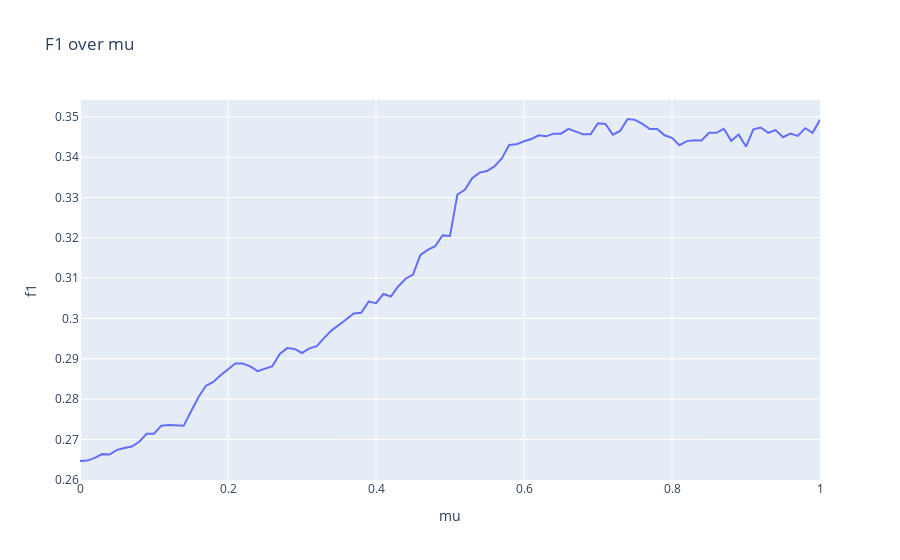

Notebook code for this chart:
### Code cell
evaluate_bertserini(dnom=100, ranker_field='dpr_score')
